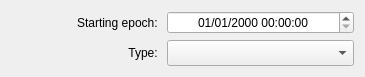
    <widget class="QWidget" name="gridLayoutWidget">
     <property name="geometry">
      <rect>
       <x>24</x>
       <y>12</y>
       <width>365</width>
       <height>75</height>
      </rect>
     </property>
     <layout class="QGridLayout" name="gridLayout">
      <item row="0" column="0">
       <widget class="QLabel" name="StartingDatelabel">
        <property name="text">
         <string>Starting epoch: </string>
        </property>
        <property name="alignment">
         <set>Qt::AlignRight|Qt::AlignTrailing|Qt::AlignVCenter</set>
        </property>
       </widget>
      </item>
      <item row="0" column="1">
       <widget class="QDateTimeEdit" name="dateTimeEdit">
        <property name="alignment">
         <set>Qt::AlignCenter</set>
        </property>
        <property name="displayFormat">
         <string>dd/MM/yyyy hh:mm:ss</string>
        </property>
       </widget>
      </item>
      <item row="1" column="0">
       <widget class="QLabel" name="InitialStateTypeLabel">
        <property name="text">
         <string>Type: </string>
        </property>
        <property name="alignment">
         <set>Qt::AlignRight|Qt::AlignTrailing|Qt::AlignVCenter</set>
        </property>
       </widget>
      </item>
      <item row="1" column="1">
       <widget class="QComboBox" name="InitialStateComboBox">
        <property name="minimumSize">
         <size>
          <width>187</width>
          <height>26</height>
         </size>
        </property>
        <property name="maximumSize">
         <size>
          <width>187</width>
          <height>26</height>
         </size>
        </property>
        <property name="sizeAdjustPolicy">
         <enum>QComboBox::AdjustToContents</enum>
        </property>
       </widget>
      </item>
     </layout>
    </widget>
